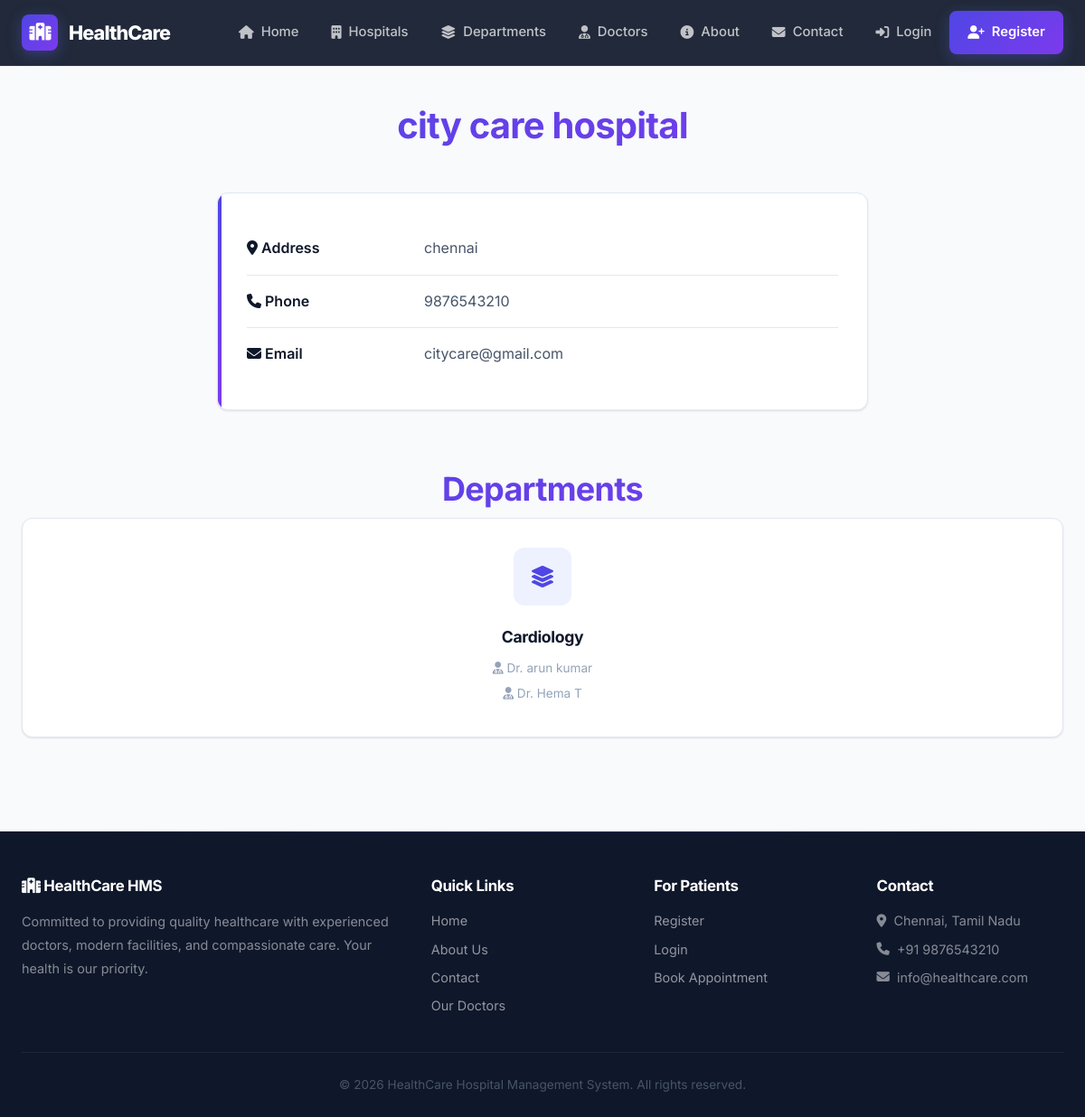
The app's page /hospital/4/ with its own data.
### hospital/models.py (models this page shows, shortened)
class Hospital(models.Model):
    name = models.CharField(max_length=200)
    address = models.TextField()
    phone = models.CharField(max_length=15)
    email = models.EmailField()
    logo = models.ImageField(upload_to="hospital_logos/", blank=True, null=True)
    description = models.TextField(blank=True)

class Department(models.Model):
    hospital = models.ForeignKey(
        Hospital,
        on_delete=models.CASCADE,
        related_name="departments"
    )
    name = models.CharField(max_length=100)
    description = models.TextField(blank=True)

class Doctor(models.Model):
    user = models.OneToOneField(
        settings.AUTH_USER_MODEL,
        on_delete=models.CASCADE,
        limit_choices_to={"role": "DOCTOR"}
    )
    hospital = models.ForeignKey(
        Hospital,
        on_delete=models.CASCADE,
        related_name="doctors"
    )
    department = models.ForeignKey(
        Department,
        on_delete=models.CASCADE,
        related_name="doctors"
    )
    specialization = models.CharField(max_length=100)
    qualification = models.CharField(max_length=200)
    experience = models.PositiveIntegerField(
        help_text="Experience in years"
    )
    consultation_fee = models.DecimalField(
        max_digits=8,
        decimal_places=2
    )
    phone = models.CharField(max_length=15)
    photo = models.ImageField(
        upload_to="doctor_photos/",
        blank=True,
        null=True
    )
    available = models.BooleanField(default=True)
    created_at = models.DateTimeField(auto_now_add=True)

### accounts/models.py (models this page shows, shortened)
class User(AbstractUser):
    ROLE_CHOICES = (
        ('ADMIN', 'Admin'),
        ('DOCTOR', 'Doctor'),
        ('PATIENT', 'Patient'),
    )
    role = models.CharField(
        max_length=20,
        choices=ROLE_CHOICES,
        default='PATIENT'
    )
    phone = models.CharField(max_length=15)

### hospital/views.py (the view)
def hospital_detail(request, hospital_id):
    hospital = get_object_or_404(Hospital, id=hospital_id)
    departments = hospital.departments.all()
    context = {
        "hospital": hospital,
        "departments": departments,
    }
    return render(
        request,
        "hospital/hospital_detail.html",
        context,
    )

### hospital/templates/hospital/hospital_detail.html (shortened to what this page needs)
{% extends 'base.html' %}
{% block content %}
<div class="animate-in">
    <div class="page-header">
        <h1>{{ hospital.name }}</h1>
    </div>
    <div class="detail-card animate-in animate-in-1">
        <div class="detail-row">
            <span class="detail-label"><i class="fas fa-map-marker-alt"></i> Address</span>
            <span class="detail-value">{{ hospital.address }}</span>
        </div>
        <div class="detail-row">
            <span class="detail-label"><i class="fas fa-phone"></i> Phone</span>
            <span class="detail-value">{{ hospital.phone }}</span>
        </div>
        <div class="detail-row">
            <span class="detail-label"><i class="fas fa-envelope"></i> Email</span>
            <span class="detail-value">{{ hospital.email }}</span>
        </div>
    </div>
    <div class="section animate-in">
        <h2 class="section-title">Departments</h2>
        <div class="grid grid-auto">
            {% for department in departments %}
            <div class="feature-card">
                <div class="feature-icon"><i class="fas fa-layer-group"></i></div>
                <h3>{{ department.name }}</h3>
                <div style="margin-top:0.75rem;">
                    {% for doctor in department.doctors.all %}
                    <p style="font-size:0.85rem;margin-bottom:0.25rem;">
                        <i class="fas fa-user-md"></i>
                        <a href="{% url 'doctor_detail' doctor.id %}" style="color:var(--primary);">Dr. {{ doctor.user.get_full_name }}</a>
                    </p>
                    {% empty %}
                    <p class="text-muted">No doctors available.</p>
                    {% endfor %}
                </div>
            </div>
            {% empty %}
            <div class="empty-state">
                <h3>No departments found.</h3>
            </div>
            {% endfor %}
        </div>
    </div>
</div>
{% endblock %}

### records on screen
Hospital: name "city care hospital", address "chennai", phone "9876543210", email "citycare@gmail.com"
Department: name "Cardiology"
Doctor: user.get_full_name "arun kumar"
Doctor: user.get_full_name "Hema T"
